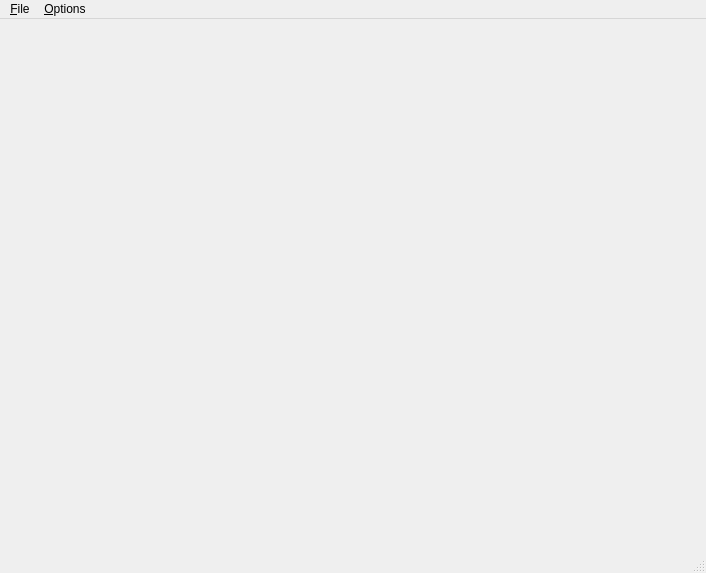
<?xml version="1.0" encoding="UTF-8"?>
<ui version="4.0">
 <class>MainWindow</class>
 <widget class="QMainWindow" name="MainWindow">
  <property name="geometry">
   <rect>
    <x>0</x>
    <y>0</y>
    <width>706</width>
    <height>573</height>
   </rect>
  </property>
  <property name="windowTitle">
   <string>pyipk</string>
  </property>
  <widget class="QWidget" name="centralwidget">
   <layout class="QVBoxLayout" name="verticalLayout">
    <item>
     <layout class="QHBoxLayout" name="hlay_xml"/>
    </item>
   </layout>
  </widget>
  <widget class="QMenuBar" name="menubar">
   <property name="geometry">
    <rect>
     <x>0</x>
     <y>0</y>
     <width>706</width>
     <height>21</height>
    </rect>
   </property>
   <widget class="QMenu" name="menuFile">
    <property name="title">
     <string>&amp;File</string>
    </property>
    <addaction name="actionOpen"/>
    <addaction name="actionBase"/>
    <addaction name="actionRemote"/>
    <addaction name="actionSave"/>
    <addaction name="actionSave_As"/>
    <addaction name="separator"/>
    <addaction name="actionExit"/>
   </widget>
   <widget class="QMenu" name="menu_Options">
    <property name="title">
     <string>&amp;Options</string>
    </property>
    <addaction name="actionValidate"/>
    <addaction name="actionNamespaces"/>
   </widget>
   <addaction name="menuFile"/>
   <addaction name="menu_Options"/>
  </widget>
  <widget class="QStatusBar" name="statusbar"/>
  <action name="actionOpen">
   <property name="icon">
    <iconset theme="document-open"/>
   </property>
   <property name="text">
    <string>Open</string>
   </property>
   <property name="shortcut">
    <string>Ctrl+O</string>
   </property>
  </action>
  <action name="actionExit">
   <property name="icon">
    <iconset theme="application-exit"/>
   </property>
   <property name="text">
    <string>Exit</string>
   </property>
   <property name="shortcut">
    <string>Ctrl+Q</string>
   </property>
  </action>
  <action name="actionRun">
   <property name="text">
    <string>Run</string>
   </property>
  </action>
  <action name="actionSave">
   <property name="icon">
    <iconset theme="document-save"/>
   </property>
   <property name="text">
    <string>Save</string>
   </property>
   <property name="shortcut">
    <string>Ctrl+S</string>
   </property>
  </action>
  <action name="actionSave_As">
   <property name="icon">
    <iconset theme="document-save-as"/>
   </property>
   <property name="text">
    <string>Save As</string>
   </property>
  </action>
  <action name="actionBase">
   <property name="text">
    <string>Base</string>
   </property>
   <property name="shortcut">
    <string>Ctrl+B</string>
   </property>
  </action>
  <action name="actionValidate">
   <property name="text">
    <string>Validate</string>
   </property>
  </action>
  <action name="actionNamespaces">
   <property name="text">
    <string>Namespaces</string>
   </property>
  </action>
  <action name="actionRemote">
   <property name="text">
    <string>Remote</string>
   </property>
   <property name="shortcut">
    <string>Ctrl+R</string>
   </property>
  </action>
 </widget>
 <resources/>
 <connections>
  <connection>
   <sender>actionExit</sender>
   <signal>activated()</signal>
   <receiver>MainWindow</receiver>
   <slot>close()</slot>
   <hints>
    <hint type="sourcelabel">
     <x>-1</x>
     <y>-1</y>
    </hint>
    <hint type="destinationlabel">
     <x>181</x>
     <y>159</y>
    </hint>
   </hints>
  </connection>
  <connection>
   <sender>actionOpen</sender>
   <signal>activated()</signal>
   <receiver>MainWindow</receiver>
   <slot>openParamsDialog()</slot>
   <hints>
    <hint type="sourcelabel">
     <x>-1</x>
     <y>-1</y>
    </hint>
    <hint type="destinationlabel">
     <x>44</x>
     <y>76</y>
    </hint>
   </hints>
  </connection>
  <connection>
   <sender>actionSave</sender>
   <signal>activated()</signal>
   <receiver>MainWindow</receiver>
   <slot>save()</slot>
   <hints>
    <hint type="sourcelabel">
     <x>-1</x>
     <y>-1</y>
    </hint>
    <hint type="destinationlabel">
     <x>181</x>
     <y>159</y>
    </hint>
   </hints>
  </connection>
  <connection>
   <sender>actionSave_As</sender>
   <signal>activated()</signal>
   <receiver>MainWindow</receiver>
   <slot>saveAs()</slot>
   <hints>
    <hint type="sourcelabel">
     <x>-1</x>
     <y>-1</y>
    </hint>
    <hint type="destinationlabel">
     <x>181</x>
     <y>159</y>
    </hint>
   </hints>
  </connection>
  <connection>
   <sender>MainWindow</sender>
   <signal>destroyed()</signal>
   <receiver>MainWindow</receiver>
   <slot>close()</slot>
   <hints>
    <hint type="sourcelabel">
     <x>118</x>
     <y>90</y>
    </hint>
    <hint type="destinationlabel">
     <x>137</x>
     <y>154</y>
    </hint>
   </hints>
  </connection>
  <connection>
   <sender>actionBase</sender>
   <signal>activated()</signal>
   <receiver>MainWindow</receiver>
   <slot>openBaseDialog()</slot>
   <hints>
    <hint type="sourcelabel">
     <x>-1</x>
     <y>-1</y>
    </hint>
    <hint type="destinationlabel">
     <x>181</x>
     <y>159</y>
    </hint>
   </hints>
  </connection>
  <connection>
   <sender>actionValidate</sender>
   <signal>activated()</signal>
   <receiver>MainWindow</receiver>
   <slot>validate()</slot>
   <hints>
    <hint type="sourcelabel">
     <x>-1</x>
     <y>-1</y>
    </hint>
    <hint type="destinationlabel">
     <x>181</x>
     <y>159</y>
    </hint>
   </hints>
  </connection>
  <connection>
   <sender>actionRemote</sender>
   <signal>activated()</signal>
   <receiver>MainWindow</receiver>
   <slot>openRemoteDialog()</slot>
   <hints>
    <hint type="sourcelabel">
     <x>-1</x>
     <y>-1</y>
    </hint>
    <hint type="destinationlabel">
     <x>181</x>
     <y>159</y>
    </hint>
   </hints>
  </connection>
 </connections>
 <slots>
  <slot>openParamsDialog()</slot>
  <slot>openRunDialog()</slot>
  <slot>save()</slot>
  <slot>saveAs()</slot>
  <slot>openBaseDialog()</slot>
  <slot>validate()</slot>
  <slot>openRemoteDialog()</slot>
 </slots>
</ui>
